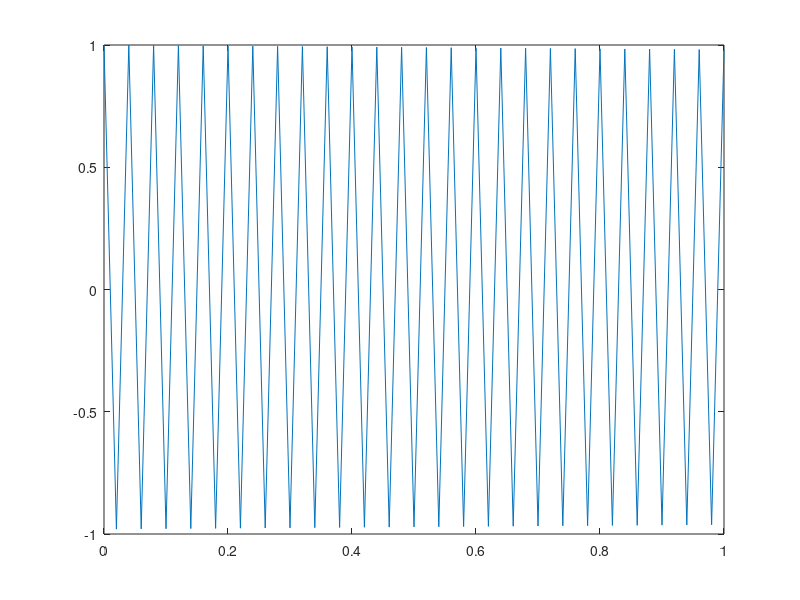
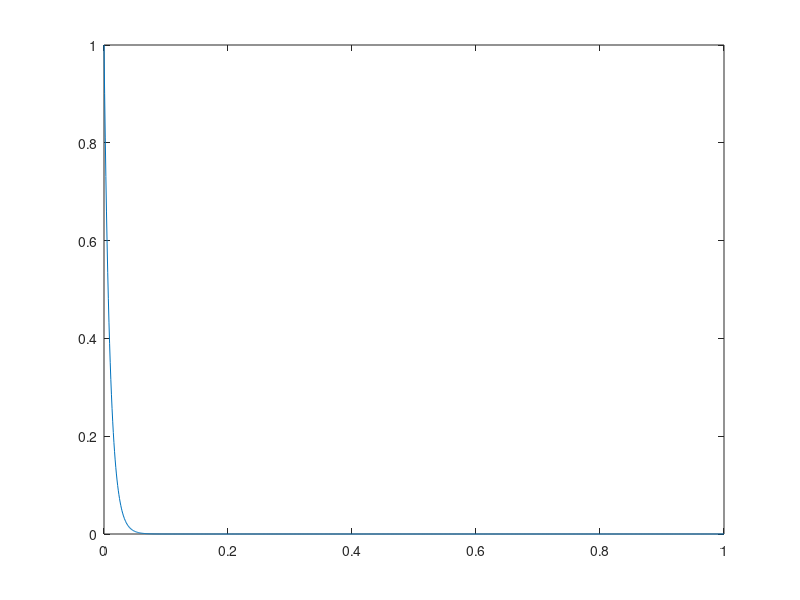

MATLAB code for these plots, in order:
% question 2(c)
% step size h = 0.1
h = 0.1;

x = 0:h:1;
y = zeros(size(x)); 
% initial value
y(1) = 1;
n = numel(y);
% loop
for i=1:n-1
    f = (-100*y(i)+y(i)*y(i));

    y(i+1) = y(i) + h * f;
end
figure(1)
plot(x,y);



h = 0.02;
x = 0:h:1;
y = zeros(size(x)); 
y(1) = 1;
n = numel(y);
% loop
for i=1:n-1
    f = (-100*y(i)+y(i)*y(i));

    y(i+1) = y(i) + h * f;
end
figure(2)
plot(x,y);




h = 0.001;
x = 0:h:1;
y = zeros(size(x)); 
y(1) = 1;
n = numel(y);
% loop
for i=1:n-1
    f = (-100*y(i)+y(i)*y(i));

    y(i+1) = y(i) + h * f;
end
figure(3)
plot(x,y);